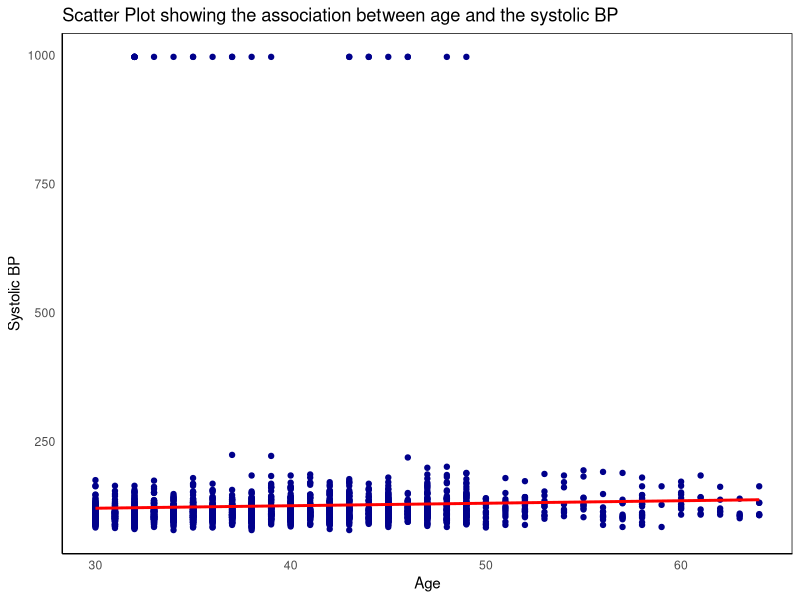
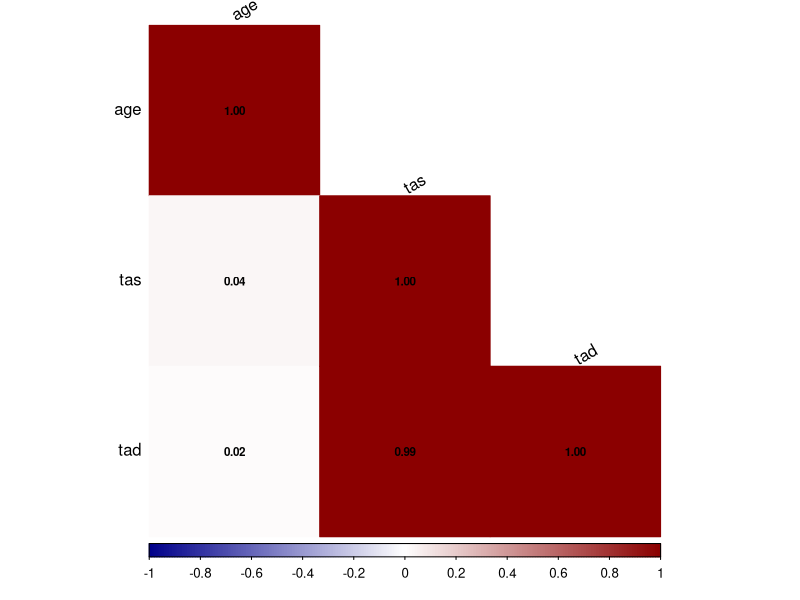
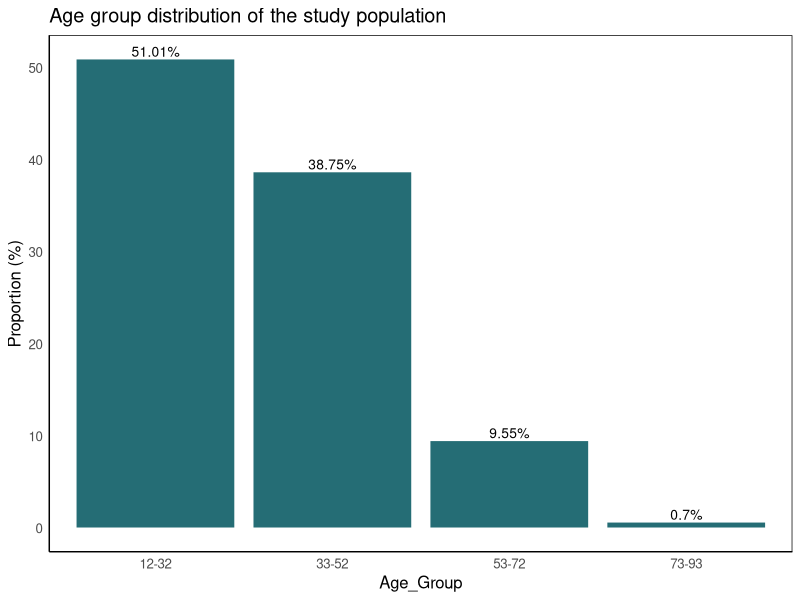
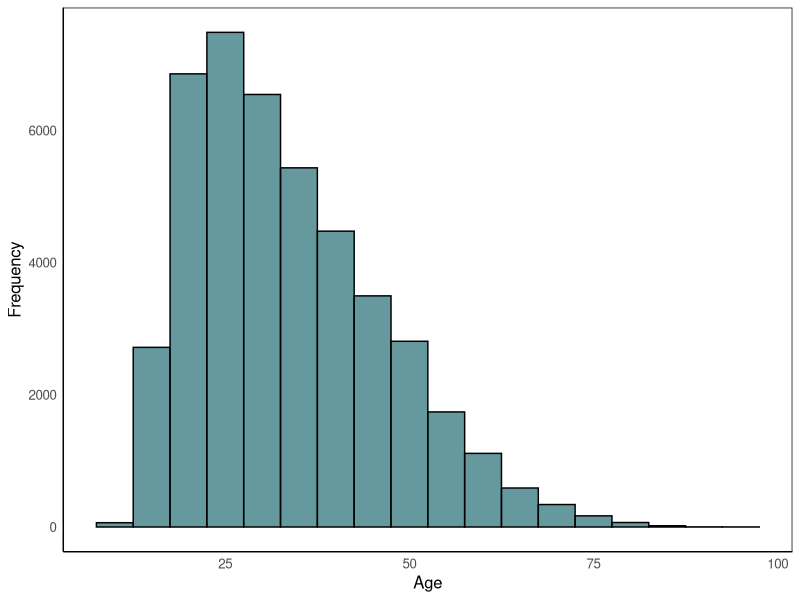
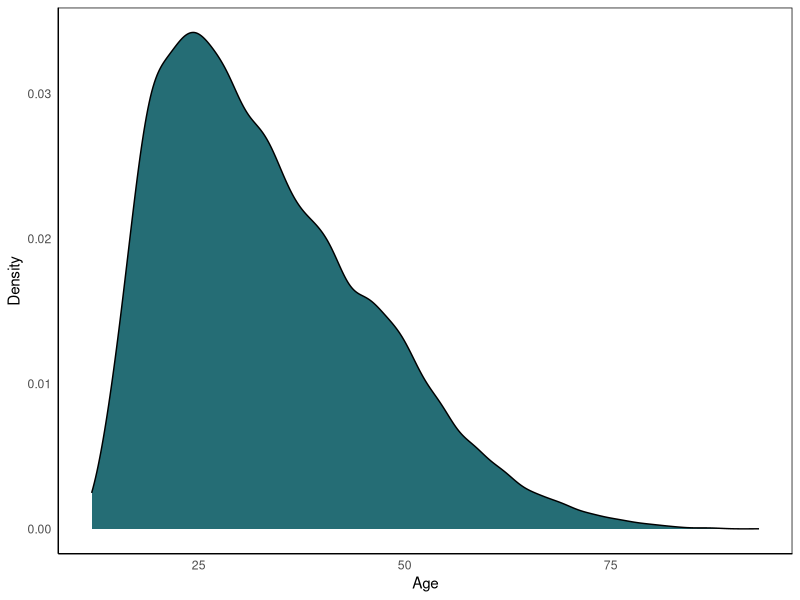
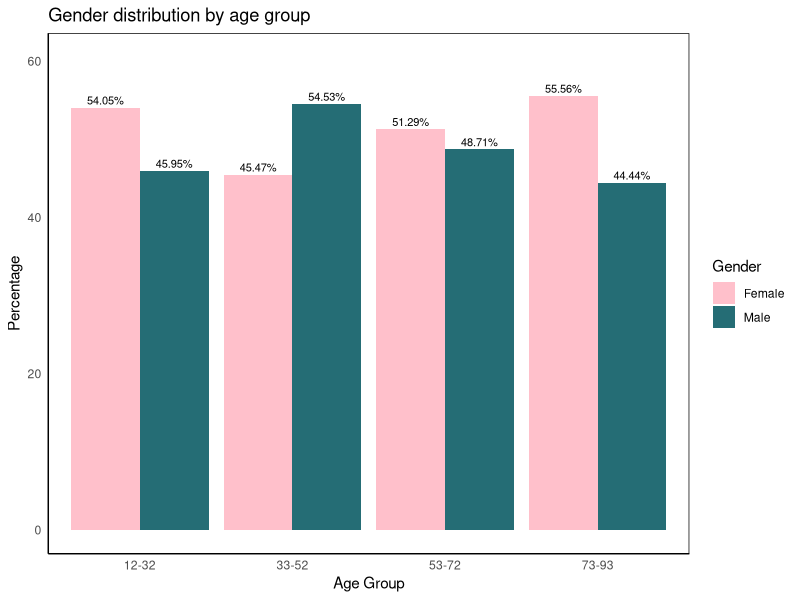
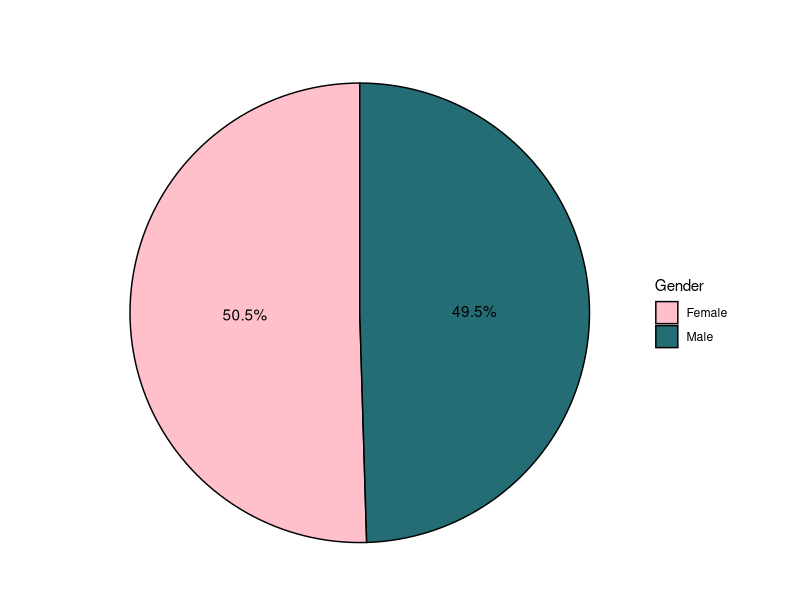
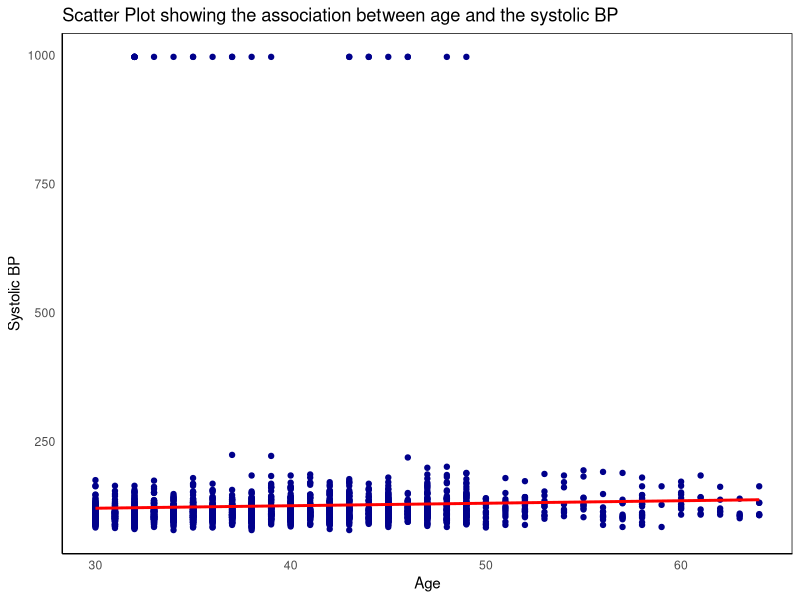

R code for these plots, in order:

# Installing packages

install.packages("readr")
install.packages("dplyr")
install.packages("flextable")
install.packages("ggplot2")
install.packages("corrplot")

# Loading packages

library(readr)
library(dplyr)
library(flextable)
library(ggplot2)
library(corrplot)

# Loading dataset

data <- read.csv("dataset_plos.csv")

View(data)

str(data)

summary(data$sex) #it does not make sense because sex is a categorical variables

# Data transformaation

data_transf <- data %>%
    mutate(gender = ifelse(sex == 1, "Male", "Female"))

# Gender table

gender_count <- round(prop.table(table(data_transf$gender))* 100, 2)
gender_count

# check if gender_count is a data frame
is.data.frame(gender_count)   

# transform data frame as a data frame
gender_count <- as.data.frame(gender_count) 

# Display gender table using flextable

gender_table <- gender_count %>% 
    flextable() %>% 
    theme_vanilla() %>% # change the visualisation using vanilla theme
    set_header_labels(Var1 = "Gender", Freq = "Percentage") %>% # change column header name
    set_caption(caption = "Table 1: Gender distribution of Nairobi population in 2008") %>% # add title to the table
    save_as_image("gender_table.png") # save (export) table as a image

gender_table

# Number and the percentage of participants we have by sex and treatment

data_transf <- data %>%
    mutate(gender = ifelse(sex == 1, "Male", "Female"), 
           
           hiv_treatment = ifelse(treatment == 1, "On ART",
                                  ifelse(treatment == 2, "Not on ART",
                                         ifelse(treatment == 3, "Treatment unknown",
                                                ifelse(treatment == 4, "Not on ART - defaulted", NA))))
    )

table(data$treatment)

table(data_transf$hiv_treatment)

dfgender_trt <- data_transf %>% # creating database for gender and hiv treatment
    select(gender,
           hiv_treatment) %>% # renaming column name
    rename(Gender = `gender`,
           HIV_Treatment = `hiv_treatment`)

dfgender_trt

gender_trt <- proc_freq(dfgender_trt, "HIV_Treatment", "Gender",
                        include.row_percent = TRUE,
                        include.column_percent = TRUE,
                        include.table_percent = TRUE) %>% 
    theme_vanilla()

gender_trt

# Displaying a scatterplot between age and Systolique BP

df <- read.csv("df.csv")
View(df)

str(df)

dfage_tas <- df %>% # creating database 
    select(id,
           age,
           tas)

plotage_tas <- ggplot(dfage_tas, aes(x = age, y = tas)) +
    geom_point(color = "darkblue") + # Change the color of the points
    geom_smooth(method = "lm", se = FALSE, color = "red") + # Add a regression line
    labs(title = "Scatter Plot showing the association between age and the systolic BP", # Add a title
         x = "Age", # Label for x-axis
         y = "Systolic BP") + # Label for y-axis
    theme_minimal() +
    theme(panel.background = element_rect(fill = 'white'),
          panel.grid = element_blank(),
          axis.line = element_line(color = 'black'))

plotage_tas

# Save the plot

ggsave("plotage_tas.png", width = 8, height = 6)

# To know all the colors available in R

colors()

# Heapmap displaying the correlation between variable 

# Numerical values
# Remove the 'id' column

df_numeric <- df[, sapply(df, is.numeric)]

# Calculate the correlation matrix
cor_matrix <- cor(df_numeric, use = "complete.obs")
cor_matrix

# Create the heatmap
corrplot(cor_matrix, method = "color", type = "lower", 
         tl.col = "black", tl.srt = 30, 
         addCoef.col = "black", number.cex = 0.7, 
         col = colorRampPalette(c("darkblue", "white", "darkred"))(200))

# Gender distribution by age group

## Let us create the variable age_group

summary(data$age)

custom_bins <- c(12, 32, 52, 72, 93)

custom_labels <- c("12-32", "33-52", "53-72", "73-93") ### Custom intervals for the age

data_transf <- data %>%
    mutate(gender = ifelse(sex == 1, "Male", "Female"), 
           
           hiv_treatment = ifelse(treatment == 1, "On ART",
                                  ifelse(treatment == 2, "Not on ART",
                                         ifelse(treatment == 3, "Treatment unknown",
                                                ifelse(treatment == 4, "Not on ART - defaulted", NA)))),
           
           age_group = cut(age, breaks = custom_bins, labels = custom_labels, right = FALSE)
    )

## Let us create the dataset for that

data_genderage <- data_transf %>% 
    select(
        gender,
        age,
        age_group
    ) %>% 
    rename(Gender = `gender`,
           Age_Group = `age_group`)

gender_agegroup <- proc_freq(data_genderage, "Age_Group", "Gender",
                        include.row_percent = TRUE,
                        include.column_percent = TRUE,
                        include.table_percent = TRUE) %>% 
    theme_vanilla()

gender_agegroup

summary(data_genderage$age)

table(data_genderage$Age_Group, useNA = "ifany")

# Proportions for each age_group

age_group_summary <- data_genderage %>%
    filter(!is.na(Age_Group)) %>%
    count(Age_Group) %>%
    mutate(prop = round(n / sum(n) * 100, 2))

age_group_summary

# Display plot the barplot for age_group

ggplot(age_group_summary, aes(x = Age_Group, y = prop)) +
    geom_bar(stat = "identity", fill = "#256D75", color = "white") +
    geom_text(aes(label = paste0(round(prop, 2), "%")), vjust = -0.2, size = 3.5) +
    labs(title = "Age group distribution of the study population", x = "Age_Group", y = "Proportion (%)") +
    theme_minimal() +
    theme(panel.background = element_rect(fill = 'white'),
          panel.grid = element_blank(),
          axis.line = element_line(color = 'black'),
          text = element_text(size = 12))

ggsave("age_group.png", width = 8, height = 6)

# Display an histogram for age

hist_age <- ggplot(data, aes(x = age)) + 
    geom_histogram(binwidth = 5, fill = "#256D75", color = "black", alpha = 0.7) +
    labs(x = "Age", y = "Frequency") +
    theme_minimal() +
    theme(panel.background = element_rect(fill = 'white'),
          panel.grid = element_blank(),
          axis.line = element_line(color = 'black'),
          text = element_text(size = 12))

hist_age

# An alternative to visualise age using a density plot

density_age <- ggplot(data, aes(x = age)) + 
    geom_density(fill = "#256D75") +
    labs(x = "Age", y = "Density") +
    theme_minimal() +
    theme(panel.background = element_rect(fill = 'white'),
          panel.grid = element_blank(),
          axis.line = element_line(color = 'black'))

density_age

# Age_Group and gender
# Calculate summary statistics

agender_summary <- data_genderage %>%
    filter(!is.na(Age_Group)) %>%
    filter(!is.na(Gender)) %>%
    group_by(Age_Group, Gender) %>%
    summarise(count = n()) %>%
    ungroup() %>%
    group_by(Age_Group) %>%
    mutate(percentage = count / sum(count) * 100) %>%
    ungroup()

## Bar plot of the age distribution based on gender

ggplot(agender_summary, aes(x = Age_Group, y = percentage, fill = Gender)) +
    geom_bar(stat = "identity", position = "dodge") +
    geom_text(aes(label = paste0(round(percentage, 2), "%")), 
              position = position_dodge(width = 0.9), vjust = -0.4, size = 2.8) +
    labs(title = "Gender distribution by age group", x = "Age Group", y = "Percentage") +
    scale_fill_manual(values = c('pink', "#256D75")) +
    theme_minimal() +
    theme(panel.background = element_rect(fill = 'white'),
          panel.grid = element_blank(),
          axis.line = element_line(color = 'black')) +
    scale_y_continuous(limits = c(0, max(agender_summary$percentage) + 5))

ggsave("age_gender.png", width = 8, height = 6)

# Gender distribution using pie chart

data_genderage %>% 
    filter(!is.na(Gender)) %>%
    count(Gender) %>%
    mutate(prop = n / sum(n) * 100) %>%
    ggplot(aes(x = "", y = prop, fill = Gender)) +
    geom_bar(stat = "identity", width = 1, color = "black") +
    geom_text(aes(label = paste0(round(prop, 1), "%")), position = position_stack(vjust = 0.5)) +
    coord_polar("y") +
    scale_fill_manual(values = c("pink", "#256D75")) +
    labs(title = "", fill = "Gender") + 
    theme_void() +
    theme(legend.position = "right")

ggsave("gender_pie_chart.png", width = 6, height = 6, dpi = 300)
